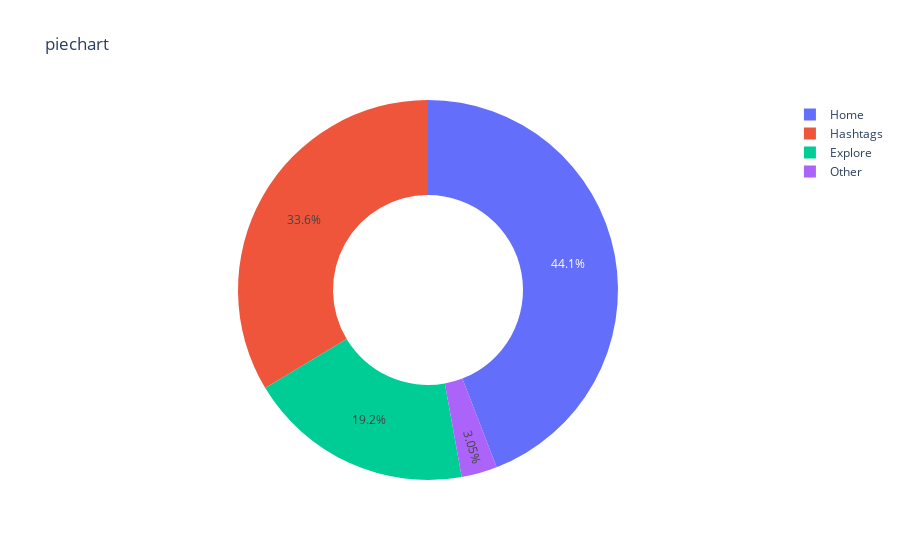

Source (notebook cell):
### Code cell
#alternate way to add pie chart
import plotly.express as px
fig = px.pie(df,values=values,names=labels,title='piechart',hole=0.5)
fig.show()

### Figure 1 — Plotly figure (JSON) as saved in the notebook; plotly's stock layout.template omitted (floating-point values rounded to 4 significant figures)
{"data": [{"domain": {"x": [0, 1], "y": [0, 1]}, "hole": 0.5, "hovertemplate": "label=%{label}<br>value=%{value}<extra></extra>", "labels": ["Home", "Hashtags", "Explore", "Other"], "legendgroup": "", "name": "", "showlegend": true, "type": "pie", "values": [294619, 224614, 128294, 20360]}], "layout": {"legend": {"tracegroupgap": 0}, "title": {"text": "piechart"}}}
